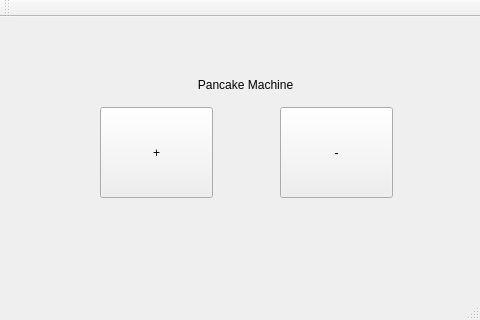
<?xml version="1.0" encoding="UTF-8"?>
<ui version="4.0">
 <class>MainWindow</class>
 <widget class="QMainWindow" name="MainWindow">
  <property name="geometry">
   <rect>
    <x>0</x>
    <y>0</y>
    <width>480</width>
    <height>320</height>
   </rect>
  </property>
  <property name="windowTitle">
   <string>Pancake</string>
  </property>
  <widget class="QWidget" name="centralWidget">
   <widget class="QPushButton" name="btnOn">
    <property name="geometry">
     <rect>
      <x>100</x>
      <y>90</y>
      <width>113</width>
      <height>91</height>
     </rect>
    </property>
    <property name="text">
     <string>+</string>
    </property>
   </widget>
   <widget class="QPushButton" name="btnOff">
    <property name="geometry">
     <rect>
      <x>280</x>
      <y>90</y>
      <width>113</width>
      <height>91</height>
     </rect>
    </property>
    <property name="text">
     <string>-</string>
    </property>
   </widget>
   <widget class="QLabel" name="label">
    <property name="geometry">
     <rect>
      <x>110</x>
      <y>60</y>
      <width>271</width>
      <height>16</height>
     </rect>
    </property>
    <property name="text">
     <string>Pancake Machine</string>
    </property>
    <property name="alignment">
     <set>Qt::AlignCenter</set>
    </property>
   </widget>
  </widget>
  <widget class="QMenuBar" name="menuBar">
   <property name="geometry">
    <rect>
     <x>0</x>
     <y>0</y>
     <width>480</width>
     <height>22</height>
    </rect>
   </property>
  </widget>
  <widget class="QToolBar" name="mainToolBar">
   <attribute name="toolBarArea">
    <enum>TopToolBarArea</enum>
   </attribute>
   <attribute name="toolBarBreak">
    <bool>false</bool>
   </attribute>
  </widget>
  <widget class="QStatusBar" name="statusBar"/>
 </widget>
 <layoutdefault spacing="6" margin="11"/>
 <resources/>
 <connections/>
</ui>
